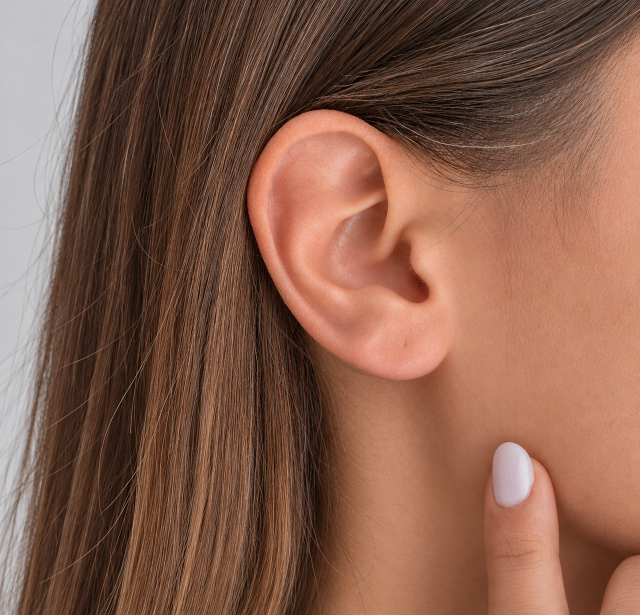
#> input picture herramientas/oreja/fotos/oreja-ia.png, 1279 x 1230 px (shown at 1/2 size)
$ python foto_oreja.py
#> lines starting #> are read from the running program, lines starting #| are printed output that depends on the picture; after the words box and inside, x2 and y2 are one past the last pixel; in counts of white or black regions, pixels touching at a corner belong together
# Prepara la foto de la oreja para "Armá tu oreja" (desde 2026-11-11: la foto que eligió el usuario, fotos/oreja-ia.png,
# 1279×1230: oreja derecha de perfil, pelo castaño atrás, luz suave de frente; trae una marquita de agujero en el lóbulo).
# - La agranda ×2 con IA local (Real-ESRGAN ×4 → la mitad, mezclada con un 25 % de la original agrandada común, para que la piel
#   no quede plástica): la oreja pasa de ~540 a ~1080 px y aguanta la lupa.
# - La máscara de la OREJA (foto-mascara.png, 1/4): un polígono marcado sobre los bordes medidos en la foto (el hélix contra el
#   pelo y el borde de abajo del lóbulo contra la sombra del cuello). La escena la usa para tapar la mitad de atrás de cada
#   argolla, esconder lo que el ear cuff pasa por detrás del borde y saber dónde cae cada sombra.
# - Los datos para la escena (foto-oreja.json): escala, agujeros, encuadres, de qué lado está la cara, de dónde viene la luz y los
#   colores de alrededor (pelo, cara, cuello) para el entorno que reflejan los aros.
# Para otra foto: cambiar FOTO, OREJA (polígono), AGUJEROS, los encuadres y ALTO_OREJA, y correr: python foto_oreja.py && python construye.py
import json, os, subprocess
import numpy as np
from PIL import Image, ImageDraw, ImageFilter

AQUI = os.path.dirname(os.path.abspath(__file__))
FOTO = os.path.join(AQUI, 'fotos', 'oreja-ia.png')
X2 = os.path.join(AQUI, 'tmp', 'oreja-ia-x2.png')
ESRGAN = r'C:\Users\AMDRYZEN7\Desktop\Trabajos Freelance\Pagina Panthera\herramientas\armador\realesrgan\realesrgan-ncnn-vulkan.exe'
K = 2                                                   # la foto final es el doble de la original
# ESPEJO: dar vuelta la foto. Se probó el 2026-11-11 (para alejar los aros del total) y el usuario NO lo quiso: "no me gustó que
# espejaras la foto, volvela a su lugar". Queda en False; si algún día se usa, las coordenadas de abajo se dan vuelta solas.
ESPEJO = False

# todo en píxeles de la foto ORIGINAL (1279×1230)
ALTO_OREJA = 757 - 219                                  # del borde de arriba del hélix al borde de abajo del lóbulo
OREJA = [(593, 220), (640, 218), (700, 228), (756, 267), (802, 314), (830, 380), (850, 450), (868, 520), (884, 590), (895, 650),
         (893, 690), (880, 724), (860, 742), (840, 750), (800, 753), (760, 749), (720, 735), (680, 717), (640, 685), (608, 650),
         (568, 600), (545, 550), (515, 500), (505, 450), (500, 400), (505, 350), (530, 300), (560, 260)]
AGUJEROS = {'l1': (810, 689),       # la marquita de agujero que trae la foto (a ~7 mm del borde del lóbulo)
            'l2': (746, 690),       # ~7 mm hacia atrás (la nuca está a la izquierda) y apenas más arriba siguiendo el lóbulo
            'l3': (687, 671),
            'cuff': (536, 410)}     # sobre el borde del hélix, a media altura: el moño queda adentro del borde

os.makedirs(os.path.dirname(X2), exist_ok=True)
orig = Image.open(FOTO).convert('RGB')
#> orig is the input picture: PIL image 1279x1230 RGB; mean R, G, B 134.1, 94.1, 76.5
if not os.path.exists(X2):
    x4 = os.path.join(AQUI, 'tmp', 'oreja-ia-x4.png')
    if not os.path.exists(x4):
        subprocess.run([ESRGAN, '-i', FOTO, '-o', x4, '-n', 'realesrgan-x4plus', '-t', '128', '-j', '1:1:1'], check=True)
#> (this line was passed over: subprocess is not available in this run)
    Image.open(x4).convert('RGB').resize((orig.width * K, orig.height * K), Image.LANCZOS).save(X2)
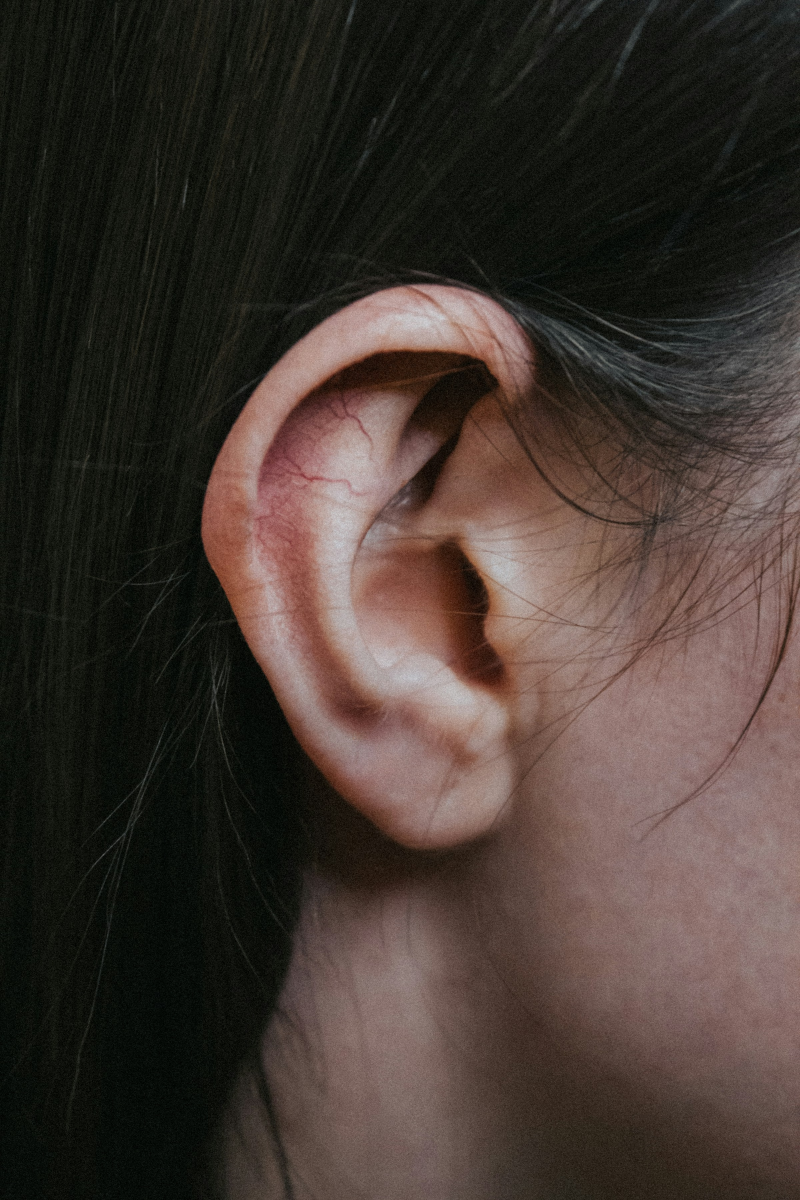
#> input picture herramientas/oreja/fotos/oreja-real.jpg, 2400 x 3600 px, given in place of oreja-ia-x4.png, which was not available (shown at 1/3 size)
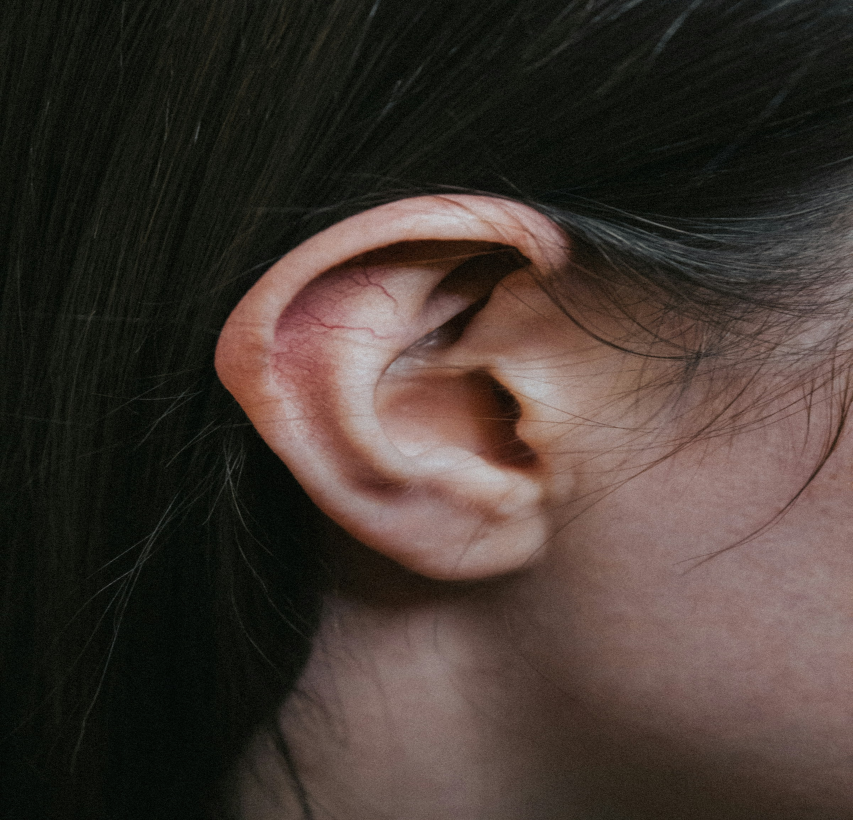
#> saved as oreja-ia-x2.png: PIL image 2558x2460 RGB (shown at 1/3 size); mean R, G, B 65.7, 54.8, 48.7
ia = np.asarray(Image.open(X2).convert('RGB')).astype(np.float32)
comun = np.asarray(orig.resize((orig.width * K, orig.height * K), Image.BICUBIC)).astype(np.float32)
a = ia * 0.75 + comun * 0.25
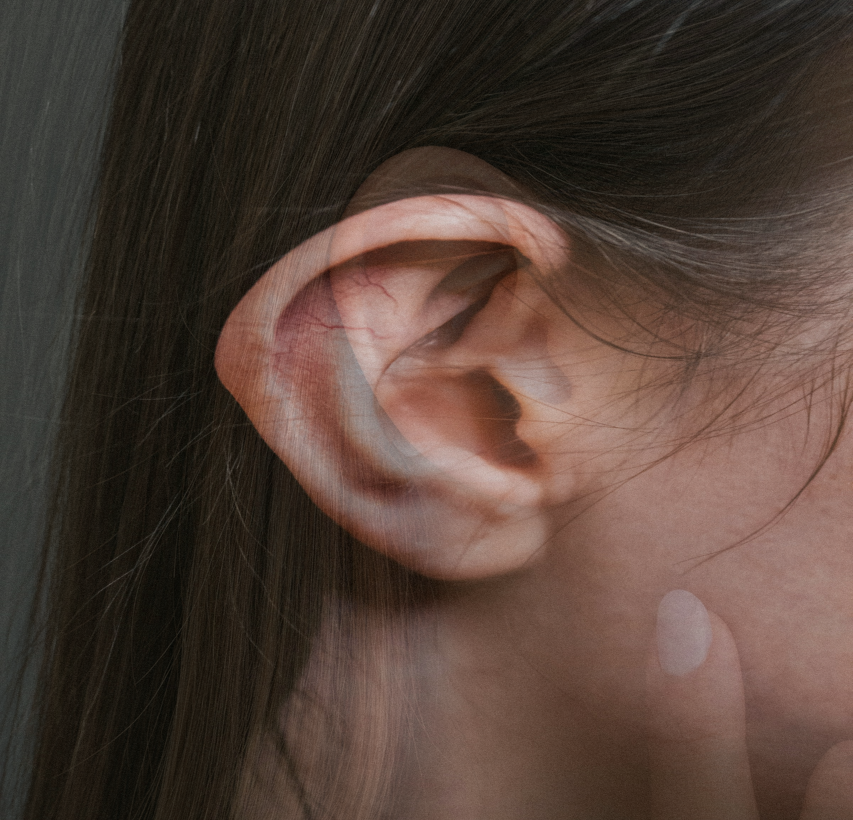
#> a: shape (2460, 2558, 3) float32 (shown at 1/3 size); mean R, G, B 83, 64.9, 55.7
if ESPEJO: a = a[:, ::-1]
W0 = orig.width
#> W0 = 1279
X = (lambda x: W0 - 1 - x) if ESPEJO else (lambda x: x)
Image.fromarray(np.clip(a, 0, 255).round().astype(np.uint8)).save(os.path.join(AQUI, 'artefacto', 'foto-oreja.webp'), 'WEBP', quality=86, method=6)
h, w = a.shape[:2]
#> h = 2460; w = 2558

# máscara de la oreja, a 1/4 de la foto final
E = 4
m = Image.new('L', (w // E, h // E), 0)
#> m: PIL image 639x615 L; every value is 0
ImageDraw.Draw(m).polygon([(X(x) * K / E, y * K / E) for x, y in OREJA], fill=255)
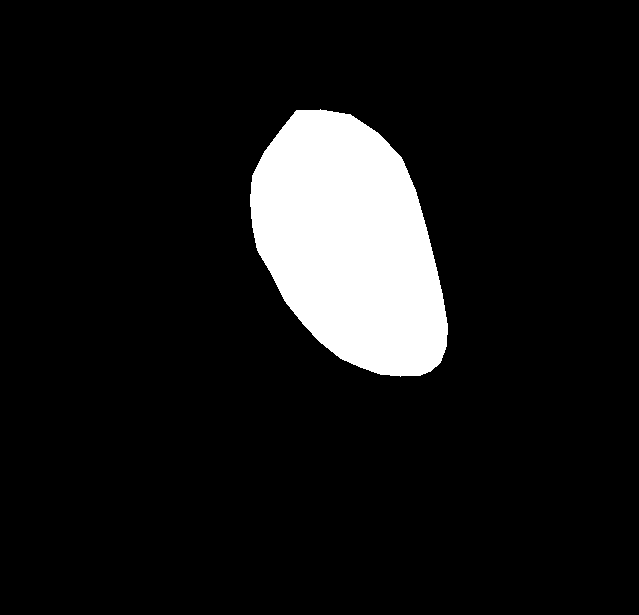
#> m: PIL image 639x615 L; 9.6% white; 1 white region, box (x1, y1, x2, y2) and area: (250, 109, 448, 377) 37636
m.filter(ImageFilter.GaussianBlur(0.8)).save(os.path.join(AQUI, 'artefacto', 'foto-mascara.png'), optimize=True)

# los colores de alrededor (lo que reflejan los aros): el pelo, la cara y el cuello
def media(x0, y0, x1, y1):
#> called with x0 = 150, y0 = 300, x1 = 420, y1 = 900
    r = np.asarray(orig.crop((x0, y0, x1, y1))).reshape(-1, 3).mean(0)
#> r = [77.6, 49.83, 35.85]
    return '#%02x%02x%02x' % tuple(int(v) for v in r)
entorno = {'pelo': media(150, 300, 420, 900), 'cara': media(1000, 300, 1250, 700), 'cuello': media(640, 800, 900, 1000)}
#> entorno = {'pelo': '#4d3123', 'cara': '#bc7f64', 'cuello': '#9a654a'}

ESC = 6.1 / (ALTO_OREJA * K)       # unidades de la escena por píxel: la oreja mide 6,1 (como antes; ~6 cm)
P = lambda p: [round(p[0] * K), round(p[1] * K)]          # (ya en la foto final: dada vuelta si ESPEJO)
PX = lambda p: P((X(p[0]), p[1]))                          # de la foto original a la final
datos = {'w': w, 'h': h, 'escala': ESC,
         # encuadres, en la foto final: compu, la oreja entera y los dijes con los aros a la izquierda (el total va abajo a la
         # derecha); celular, la oreja centrada
         # compu: el foco va a propósito más allá del borde derecho; la escena lo frena en el borde de la foto, así los aros quedan
         # lo más a la izquierda posible (lejos del total) en cualquier ancho; el alto muestra la oreja entera y los dijes
         'foco': P((640, 600) if ESPEJO else (1000, 650)), 'alto': 870 * K,
         'focoCel': P((585, 560) if ESPEJO else (690, 560)), 'altoCel': 1010 * K,
         'agujeros': {k: PX(v) for k, v in AGUJEROS.items()},
         'lado': -1 if ESPEJO else 1,                 # de qué lado está la cara: ahí queda la mitad de adelante de cada argolla
         'cuffGiro': -0.05 if ESPEJO else 0.05,       # el borde del hélix en el cuff baja casi derecho
         'bordeCuff': PX((503, 410)),                 # el borde del hélix a la altura del cuff (los cuffs en anillo lo abrazan)
         'luz': [1.3 if ESPEJO else -1.3, 2.6, 6.5],  # de dónde viene la luz de la foto (de frente, apenas de arriba, del lado del pelo)
         'entorno': entorno}
json.dump(datos, open(os.path.join(AQUI, 'artefacto', 'foto-oreja.json'), 'w'), indent=1)
print({f: os.path.getsize(os.path.join(AQUI, 'artefacto', f)) for f in ['foto-oreja.webp', 'foto-mascara.png', 'foto-oreja.json']}, (w, h), entorno)
#| {'foto-oreja.webp': 879868, 'foto-mascara.png': 3302, 'foto-oreja.json': 484} (2558, 2460) {'pelo': '#4d3123', 'cara': '#bc7f64', 'cuello': '#9a654a'}
